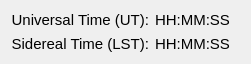
   <widget class="QWidget" name="gridLayoutWidget">
    <property name="geometry">
     <rect>
      <x>820</x>
      <y>10</y>
      <width>251</width>
      <height>51</height>
     </rect>
    </property>
    <layout class="QGridLayout" name="gridLayout">
     <item row="0" column="0">
      <widget class="QLabel" name="label_8">
       <property name="font">
        <font>
         <pointsize>11</pointsize>
        </font>
       </property>
       <property name="text">
        <string>Universal Time (UT):</string>
       </property>
       <property name="alignment">
        <set>Qt::AlignRight|Qt::AlignTrailing|Qt::AlignVCenter</set>
       </property>
      </widget>
     </item>
     <item row="1" column="0">
      <widget class="QLabel" name="label_9">
       <property name="font">
        <font>
         <pointsize>11</pointsize>
        </font>
       </property>
       <property name="text">
        <string>Sidereal Time (LST):</string>
       </property>
       <property name="alignment">
        <set>Qt::AlignRight|Qt::AlignTrailing|Qt::AlignVCenter</set>
       </property>
      </widget>
     </item>
     <item row="0" column="1">
      <widget class="QLabel" name="UTValue">
       <property name="font">
        <font>
         <pointsize>11</pointsize>
        </font>
       </property>
       <property name="text">
        <string>HH:MM:SS</string>
       </property>
      </widget>
     </item>
     <item row="1" column="1">
      <widget class="QLabel" name="SiderealTimeValue">
       <property name="font">
        <font>
         <pointsize>11</pointsize>
        </font>
       </property>
       <property name="text">
        <string>HH:MM:SS</string>
       </property>
      </widget>
     </item>
    </layout>
   </widget>
